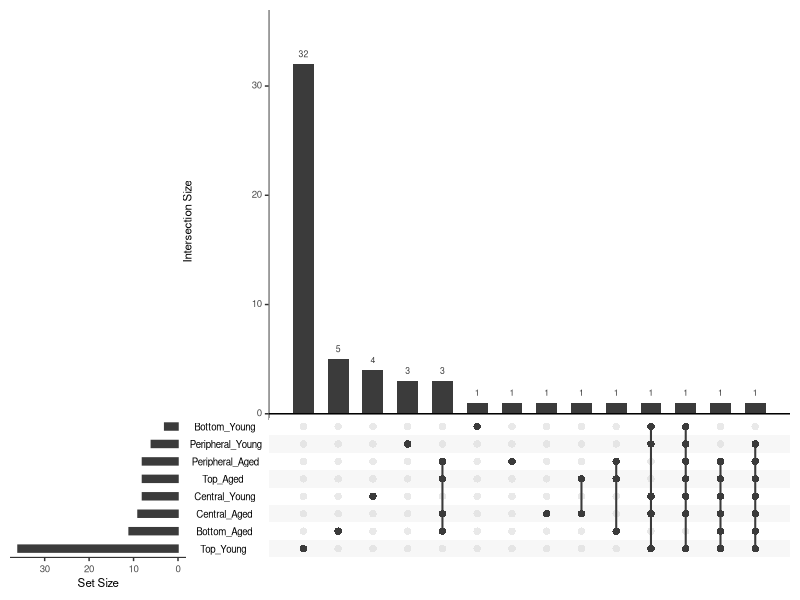
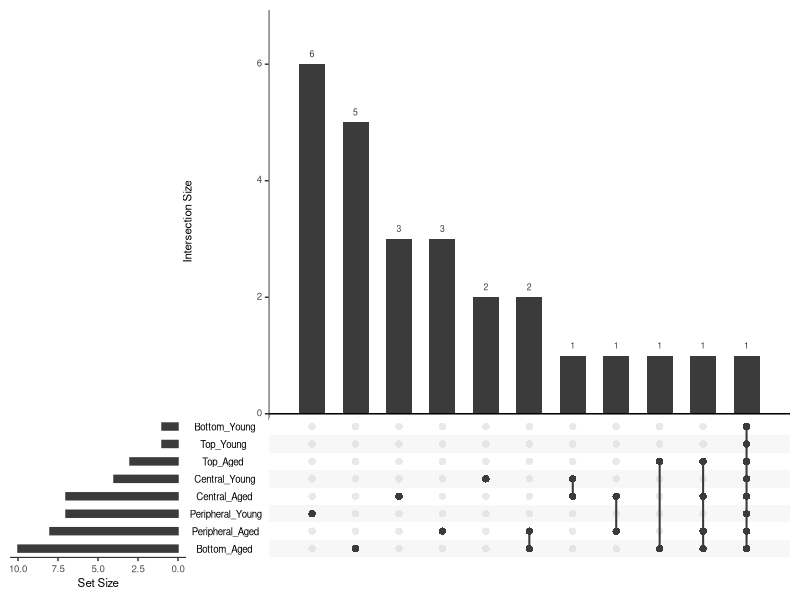

Source code (R) for these figures, in order:
# =============================================================================
# Script 7 (female vs male): UpSet plots of sex DEPs across the 8 age x region
#                            subgroups (multiple-factor model)
# =============================================================================
#
# Purpose:
#   Show how the sex DEPs of Script_6 overlap between the 8 age x region
#   subgroups (Bottom / Central / Peripheral / Top x Aged / Young), separately
#   for proteins higher in females and proteins higher in males, and export
#   the protein lists behind each UpSet bar.
#   (Aged = 7-11m; Young = 7w.)
#
# Input (in this folder):
#   - Female vs male DEP in 8 pairwise groups.xlsx
#       Gene symbols of the sex DEPs from Script_6 (female.vs.male4: FDR < 0.05
#       and |log2 FC| > log2(1.5)), one column per subgroup (bottom_aged,
#       central_aged, peri_aged, top_aged, bottom_young, central_young,
#       peri_young, top_young):
#         "8 groups up in female": Female > Male (11/9/8/8/3/8/6/36 genes)
#         "8 groups up in male":   Female < Male (10/7/8/3/1/4/7/1 genes)
#
# Outputs (written to this folder):
#   - Figure_S9a_UpSet_up_in_female.pdf    (Figure S9a)
#   - Figure_S9b_UpSet_up_in_male.pdf      (Figure S9b)
#   - protein_lists_by_intersection_female.txt / _male.txt
#       Proteins in each exact intersection (membership pattern) shown in the
#       UpSet plot, sorted by size.
#   - protein_lists_by_individual_groups_female.txt / _male.txt
#       All proteins in each of the 8 subgroups.
#   - UpSet_female_vs_male.RData
#       Full R workspace.
#
# Run in RStudio: setwd() below requires an interactive RStudio session.
# =============================================================================

# Load required packages.
# readxl: read_excel(); UpSetR: upset().
library(readxl)
library(UpSetR)

# Set the working directory to this script's folder (RStudio only).
setwd(dirname(rstudioapi::getSourceEditorContext()$path))


# Female-enriched protein sets: Figure S9a --------------------------------------
female_group <- read_excel(
  "Female vs male DEP in 8 pairwise groups.xlsx",
  sheet = "8 groups up in female"
)

# Extract protein lists for the eight age-by-region groups.
Bottom_Aged <- female_group$bottom_aged
Central_Aged <- female_group$central_aged
Peri_Aged <- female_group$peri_aged
Top_Aged <- female_group$top_aged

Bottom_Young <- female_group$bottom_young
Central_Young <- female_group$central_young
Peri_Young <- female_group$peri_young
Top_Young <- female_group$top_young

# Remove missing entries from each protein list.
Bottom_Aged <- Bottom_Aged[!is.na(Bottom_Aged)]
Central_Aged <- Central_Aged[!is.na(Central_Aged)]
Peri_Aged <- Peri_Aged[!is.na(Peri_Aged)]
Top_Aged <- Top_Aged[!is.na(Top_Aged)]

Bottom_Young <- Bottom_Young[!is.na(Bottom_Young)]
Central_Young <- Central_Young[!is.na(Central_Young)]
Peri_Young <- Peri_Young[!is.na(Peri_Young)]
Top_Young <- Top_Young[!is.na(Top_Young)]

# Build a binary membership matrix for the eight age-by-region groups.
# Collect unique proteins across all eight groups.
all_proteins_female <- unique(c(
  Bottom_Aged, Central_Aged, Peri_Aged, Top_Aged,
  Bottom_Young, Central_Young, Peri_Young, Top_Young
))

# Initialize the matrix with proteins as rows and groups as columns.
binary_matrix_female <- matrix(0, nrow = length(all_proteins_female), ncol = 8)
rownames(binary_matrix_female) <- all_proteins_female
colnames(binary_matrix_female) <- c(
  "Bottom_Aged", "Central_Aged", "Peripheral_Aged", "Top_Aged",
  "Bottom_Young", "Central_Young", "Peripheral_Young", "Top_Young"
)

# Mark membership in each group with 1.
binary_matrix_female[Bottom_Aged, "Bottom_Aged"] <- 1
binary_matrix_female[Central_Aged, "Central_Aged"] <- 1
binary_matrix_female[Peri_Aged, "Peripheral_Aged"] <- 1
binary_matrix_female[Top_Aged, "Top_Aged"] <- 1
binary_matrix_female[Bottom_Young, "Bottom_Young"] <- 1
binary_matrix_female[Central_Young, "Central_Young"] <- 1
binary_matrix_female[Peri_Young, "Peripheral_Young"] <- 1
binary_matrix_female[Top_Young, "Top_Young"] <- 1

# Convert to a data frame for UpSetR.
upset_data_female <- as.data.frame(binary_matrix_female)

# Make Figure S9a.
upset_plot_female <- upset(
  upset_data_female,
  nsets = 8,
  order.by = "freq"
)

# Save Figure S9a without an extra blank page.
pdf("Figure_S9a_UpSet_up_in_female.pdf", width = 10, height = 7)
print(upset_plot_female, newpage = FALSE)
dev.off()


# Export female-enriched protein lists ------------------------------------------

# Use the membership data frame to identify exact intersections.
protein_df <- upset_data_female

# Identify observed membership patterns, excluding empty patterns.
intersection_patterns <- unique(protein_df)
intersection_patterns <- intersection_patterns[rowSums(intersection_patterns) > 0, ]

# Initialize containers for intersection protein lists and labels.
intersection_protein_lists <- list()
intersection_names <- c()

# Match proteins to each exact membership pattern.
for (i in seq_len(nrow(intersection_patterns))) {
  pattern <- intersection_patterns[i, ]

  # Collect proteins with the same membership across all eight groups.
  matching_proteins <- c()
  for (j in seq_len(nrow(protein_df))) {
    if (identical(as.numeric(protein_df[j, ]), as.numeric(pattern))) {
      matching_proteins <- c(matching_proteins, rownames(protein_df)[j])
    }
  }

  # Label the active groups for this exact intersection.
  active_groups <- names(pattern)[pattern == 1]
  if (length(active_groups) == 1) {
    intersection_name <- paste("Only", active_groups)
  } else {
    intersection_name <- paste(active_groups, collapse = " ∩ ")
  }

  intersection_protein_lists[[i]] <- matching_proteins
  intersection_names[i] <- intersection_name
}

# Sort intersections by decreasing protein count.
intersection_sizes <- sapply(intersection_protein_lists, length)
sorted_indices <- order(intersection_sizes, decreasing = TRUE)

# Export exact intersection labels, counts, and protein lists.
output_file <- "protein_lists_by_intersection_female.txt"
sink(output_file)
cat("PROTEIN LISTS FOR EACH INTERSECTION GROUP IN UPSET PLOT (FEMALE DATA)\n")
cat(paste(rep("=", 80), collapse = ""), "\n\n")

for (i in sorted_indices) {
  cat("INTERSECTION GROUP", which(sorted_indices == i), ":", intersection_names[i], "\n")
  cat("Number of proteins:", length(intersection_protein_lists[[i]]), "\n")
  cat("Proteins:\n")
  if (length(intersection_protein_lists[[i]]) > 0) {
    cat(intersection_protein_lists[[i]], sep = "\n")
  } else {
    cat("(No proteins in this intersection)\n")
  }
  cat("\n", paste(rep("=", 50), collapse = ""), "\n\n")
}
sink()

# Export the complete protein list for each individual group.
output_file2 <- "protein_lists_by_individual_groups_female.txt"
sink(output_file2)
categories <- colnames(protein_df)
for (i in seq_along(categories)) {
  proteins_in_category <- rownames(protein_df)[protein_df[[categories[i]]] == 1]
  cat("Group:", categories[i], "\n")
  cat("Number of proteins:", length(proteins_in_category), "\n")
  cat("Proteins:\n")
  cat(proteins_in_category, sep = "\n")
  cat("\n\n")
}
sink()

cat("Intersection protein lists saved to", output_file, "\n")
cat("Individual group lists saved to", output_file2, "\n")


# Male-enriched protein sets: Figure S9b ----------------------------------------
male_group <- read_excel(
  "Female vs male DEP in 8 pairwise groups.xlsx",
  sheet = "8 groups up in male"
)

# Extract protein lists for the eight age-by-region groups.
Bottom_Aged <- male_group$bottom_aged
Central_Aged <- male_group$central_aged
Peri_Aged <- male_group$peri_aged
Top_Aged <- male_group$top_aged

Bottom_Young <- male_group$bottom_young
Central_Young <- male_group$central_young
Peri_Young <- male_group$peri_young
Top_Young <- male_group$top_young

# Remove missing entries from each protein list.
Bottom_Aged <- Bottom_Aged[!is.na(Bottom_Aged)]
Central_Aged <- Central_Aged[!is.na(Central_Aged)]
Peri_Aged <- Peri_Aged[!is.na(Peri_Aged)]
Top_Aged <- Top_Aged[!is.na(Top_Aged)]

Bottom_Young <- Bottom_Young[!is.na(Bottom_Young)]
Central_Young <- Central_Young[!is.na(Central_Young)]
Peri_Young <- Peri_Young[!is.na(Peri_Young)]
Top_Young <- Top_Young[!is.na(Top_Young)]

# Build a binary membership matrix for the eight age-by-region groups.
# Collect unique proteins across all eight groups.
all_proteins_male <- unique(c(
  Bottom_Aged, Central_Aged, Peri_Aged, Top_Aged,
  Bottom_Young, Central_Young, Peri_Young, Top_Young
))

# Initialize the matrix with proteins as rows and groups as columns.
binary_matrix_male <- matrix(0, nrow = length(all_proteins_male), ncol = 8)
rownames(binary_matrix_male) <- all_proteins_male
colnames(binary_matrix_male) <- c(
  "Bottom_Aged", "Central_Aged", "Peripheral_Aged", "Top_Aged",
  "Bottom_Young", "Central_Young", "Peripheral_Young", "Top_Young"
)

# Mark membership in each group with 1.
binary_matrix_male[Bottom_Aged, "Bottom_Aged"] <- 1
binary_matrix_male[Central_Aged, "Central_Aged"] <- 1
binary_matrix_male[Peri_Aged, "Peripheral_Aged"] <- 1
binary_matrix_male[Top_Aged, "Top_Aged"] <- 1
binary_matrix_male[Bottom_Young, "Bottom_Young"] <- 1
binary_matrix_male[Central_Young, "Central_Young"] <- 1
binary_matrix_male[Peri_Young, "Peripheral_Young"] <- 1
binary_matrix_male[Top_Young, "Top_Young"] <- 1

# Convert to a data frame for UpSetR.
upset_data_male <- as.data.frame(binary_matrix_male)

# Make Figure S9b.
upset_plot_male <- upset(
  upset_data_male,
  nsets = 8,
  order.by = "freq"
)

# Save Figure S9b without an extra blank page.
pdf("Figure_S9b_UpSet_up_in_male.pdf", width = 10, height = 7)
print(upset_plot_male, newpage = FALSE)
dev.off()


# Export male-enriched protein lists --------------------------------------------

# Use the membership data frame to identify exact intersections.
protein_df <- upset_data_male

# Identify observed membership patterns, excluding empty patterns.
intersection_patterns <- unique(protein_df)
intersection_patterns <- intersection_patterns[rowSums(intersection_patterns) > 0, ]

# Initialize containers for intersection protein lists and labels.
intersection_protein_lists <- list()
intersection_names <- c()

# Match proteins to each exact membership pattern.
for (i in seq_len(nrow(intersection_patterns))) {
  pattern <- intersection_patterns[i, ]

  # Collect proteins with the same membership across all eight groups.
  matching_proteins <- c()
  for (j in seq_len(nrow(protein_df))) {
    if (identical(as.numeric(protein_df[j, ]), as.numeric(pattern))) {
      matching_proteins <- c(matching_proteins, rownames(protein_df)[j])
    }
  }

  # Label the active groups for this exact intersection.
  active_groups <- names(pattern)[pattern == 1]
  if (length(active_groups) == 1) {
    intersection_name <- paste("Only", active_groups)
  } else {
    intersection_name <- paste(active_groups, collapse = " ∩ ")
  }

  intersection_protein_lists[[i]] <- matching_proteins
  intersection_names[i] <- intersection_name
}

# Sort intersections by decreasing protein count.
intersection_sizes <- sapply(intersection_protein_lists, length)
sorted_indices <- order(intersection_sizes, decreasing = TRUE)

# Export exact intersection labels, counts, and protein lists.
output_file <- "protein_lists_by_intersection_male.txt"
sink(output_file)
cat("PROTEIN LISTS FOR EACH INTERSECTION GROUP IN UPSET PLOT (MALE DATA)\n")
cat(paste(rep("=", 80), collapse = ""), "\n\n")

for (i in sorted_indices) {
  cat("INTERSECTION GROUP", which(sorted_indices == i), ":", intersection_names[i], "\n")
  cat("Number of proteins:", length(intersection_protein_lists[[i]]), "\n")
  cat("Proteins:\n")
  if (length(intersection_protein_lists[[i]]) > 0) {
    cat(intersection_protein_lists[[i]], sep = "\n")
  } else {
    cat("(No proteins in this intersection)\n")
  }
  cat("\n", paste(rep("=", 50), collapse = ""), "\n\n")
}
sink()

# Export the complete protein list for each individual group.
output_file2 <- "protein_lists_by_individual_groups_male.txt"
sink(output_file2)
categories <- colnames(protein_df)
for (i in seq_along(categories)) {
  proteins_in_category <- rownames(protein_df)[protein_df[[categories[i]]] == 1]
  cat("Group:", categories[i], "\n")
  cat("Number of proteins:", length(proteins_in_category), "\n")
  cat("Proteins:\n")
  cat(proteins_in_category, sep = "\n")
  cat("\n\n")
}
sink()

cat("Intersection protein lists saved to", output_file, "\n")
cat("Individual group lists saved to", output_file2, "\n")


# Save the current workspace.
save.image("UpSet_female_vs_male.RData")
